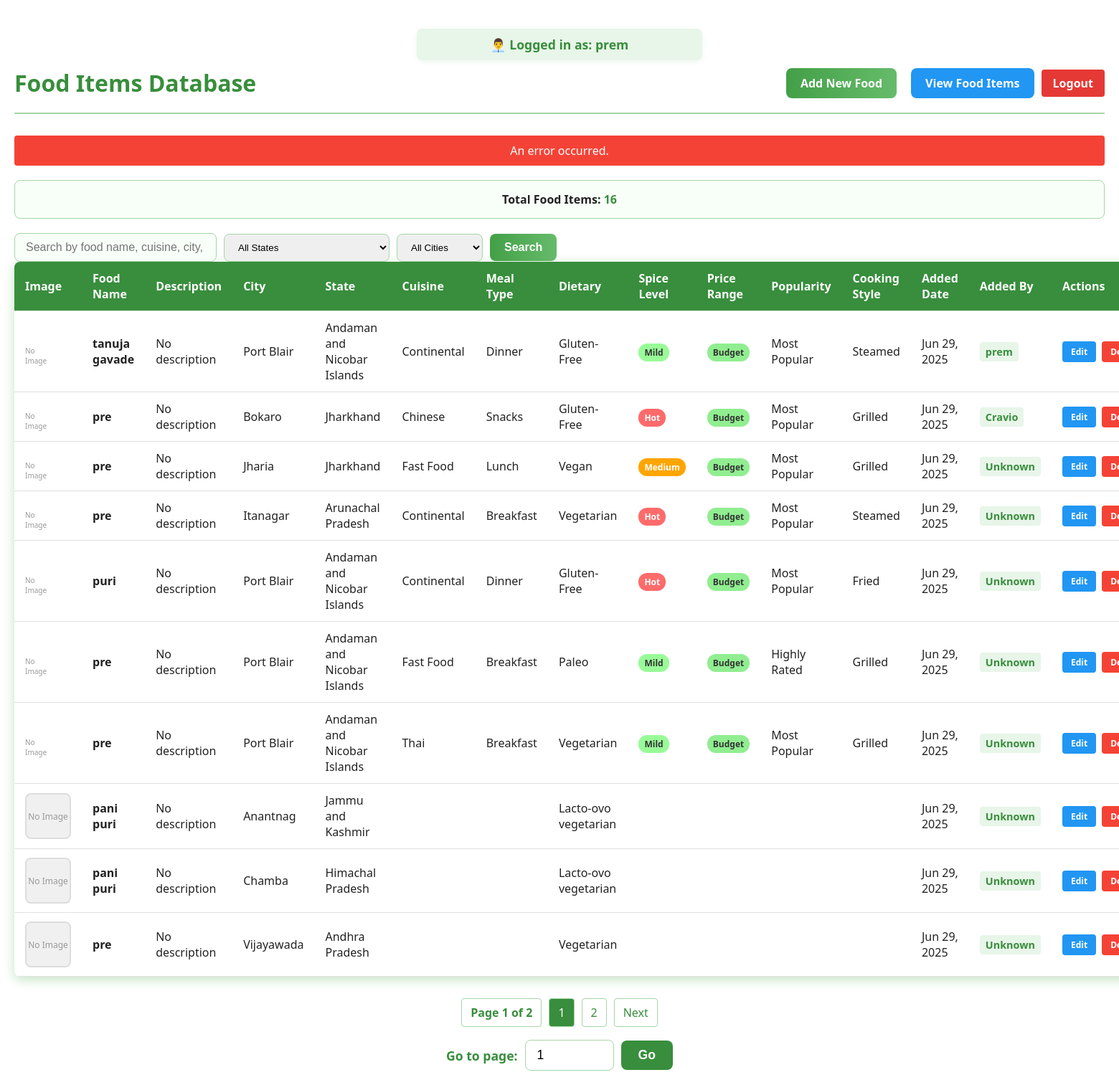
The app's page /view_food.php?error=invalid_request (signed in) with its own data.
### tables this page shows
CREATE TABLE `food_items` (
  `id` int(11) NOT NULL,
  `food_name` varchar(255) NOT NULL,
  `type` varchar(50) NOT NULL,
  `price` varchar(50) NOT NULL,
  `image_url` varchar(255) NOT NULL,
  `city` varchar(100) NOT NULL,
  `state` varchar(100) NOT NULL,
  `description` text DEFAULT NULL,
  `dietary_preference` varchar(100) DEFAULT NULL,
  `cuisine_type` varchar(100) NOT NULL,
  `meal_type` varchar(100) NOT NULL,
  `spice_level` varchar(50) NOT NULL,
  `price_range` varchar(50) NOT NULL,
  `popularity` varchar(100) NOT NULL,
  `cooking_style` varchar(100) NOT NULL,
  `image_path` varchar(500) DEFAULT NULL,
  `created_at` timestamp NOT NULL DEFAULT current_timestamp(),
  `added_by` varchar(100) DEFAULT 'Unknown'
);

### view_food.php (the view, shortened to what this page needs)
<?php
function getImageUrl($image_path) {
    if (empty($image_path)) {
        return '';
    }
    if (strpos($image_path, 'uploads/') === 0) {
        return $image_path;
    }
    return $image_path;
}
$conn = new mysqli('sql109.infinityfree.com', 'if0_39329540', 'Prem28831924', 'if0_39329540_login_db12');
$search = isset($_GET['search']) ? $conn->real_escape_string($_GET['search']) : '';
$filter_state = isset($_GET['state']) ? $conn->real_escape_string($_GET['state']) : '';
$filter_city = isset($_GET['city']) ? $conn->real_escape_string($_GET['city']) : '';
$where_clause = '';
$count_sql = "SELECT COUNT(*) as total FROM food_items $where_clause";
$count_result = $conn->query($count_sql);
$total_records = $count_result->fetch_assoc()['total'];
$records_per_page = 10;
$page = isset($_GET['page']) ? (int)$_GET['page'] : 1;
$offset = ($page - 1) * $records_per_page;
$sql = "SELECT *, COALESCE(added_by, 'Unknown') as added_by FROM food_items $where_clause ORDER BY created_at DESC LIMIT $offset, $records_per_page";
$result = $conn->query($sql);
$total_pages = ceil($total_records / $records_per_page);
?>
<!DOCTYPE html>
<html lang="en">
<head>
</head>
<body>
<?php if (isset($_SESSION['username'])): ?>
    <div class="user-info-box">
        👨‍💼 Logged in as: <?php echo htmlspecialchars($_SESSION['username']); ?>
    </div>
<?php endif; ?>
    <div class="header">
        <h1>Food Items Database</h1>
        <div style="display: flex; align-items: center; gap: 10px;">
            <a href="p2.php" class="add-btn">Add New Food</a>
            <a href="view_food.php" class="add-btn" style="background: #2196f3;">View Food Items</a>
            <a href="p2.php?logout=1" class="logout-btn">Logout</a>
        </div>
    </div>
    <?php if (isset($_GET['error'])): ?>
        <div class="error-message">
            <?php
            switch($_GET['error']) {
                default:
                    echo 'An error occurred.';
            }
            ?>
        </div>
    <?php endif; ?>
    <div class="stats">
        <strong>Total Food Items: <span><?php echo $total_records; ?></span></strong>
    </div>
    <div class="search-box">
        <form method="GET" style="display: flex; gap: 10px; align-items: center;">
            <input type="text" name="search" placeholder="Search by food name, cuisine, city, or added by..."
                   value="<?php echo htmlspecialchars($search); ?>">
            <select name="state" style="padding: 10px 15px; border: 1.5px solid #a5d6a7; border-radius: 8px;">
                <option value="">All States</option>
            </select>
            <select name="city" style="padding: 10px 15px; border: 1.5px solid #a5d6a7; border-radius: 8px;">
                <option value="">All Cities</option>
            </select>
            <button type="submit">Search</button>
        </form>
    </div>
    <?php if ($result->num_rows > 0): ?>
        <table>
            <thead>
                <tr>
                    <th>Image</th>
                    <th>Food Name</th>
                    <th>Description</th>
                    <th>City</th>
                    <th>State</th>
                    <th>Cuisine</th>
                    <th>Meal Type</th>
                    <th>Dietary</th>
                    <th>Spice Level</th>
                    <th>Price Range</th>
                    <th>Popularity</th>
                    <th>Cooking Style</th>
                    <th>Added Date</th>
                    <th>Added By</th>
                    <th>Actions</th>
                </tr>
            </thead>
            <tbody>
                <?php while($row = $result->fetch_assoc()): ?>
                    <tr>
                        <td>
                            <?php
                            $image_url = getImageUrl($row['image_path']);
                            if (!empty($image_url)): ?>
                                <div class="image-container">
                                    <div class="image-error" style="display:none;">No Image</div>
                                </div>
                            <?php else: ?>
                                <div class="no-image">No Image</div>
                            <?php endif; ?>
                        </td>
                        <td><strong><?php echo htmlspecialchars($row['food_name']); ?></strong></td>
                        <td>
                            <?php
                            $desc = $row['description'];
                            if (!empty($desc)) {
                                $short = htmlspecialchars(substr($desc, 0, 50));
                                $full = htmlspecialchars($desc);
                                if (strlen($desc) > 50) {
                                    echo '<span class="tooltip">' . $short . '...<span class="tooltiptext">' . $full . '</span></span>';
                                } else {
                                    echo $short;
                                }
                            } else {
                                echo 'No description';
                            }
                            ?>
                        </td>
                        <td><?php echo htmlspecialchars($row['city']); ?></td>
                        <td><?php echo htmlspecialchars($row['state']); ?></td>
                        <td><?php echo htmlspecialchars($row['cuisine_type']); ?></td>
                        <td><?php echo htmlspecialchars($row['meal_type']); ?></td>
                        <td><?php echo htmlspecialchars($row['dietary_preference']); ?></td>
                        <td>
                            <span class="badge badge-<?php echo strtolower($row['spice_level']); ?>">
                                <?php echo htmlspecialchars($row['spice_level']); ?>
                            </span>
                        </td>
                        <td>
                            <span class="badge badge-<?php echo strtolower($row['price_range']); ?>">
                                <?php echo htmlspecialchars($row['price_range']); ?>
                            </span>
                        </td>
                        <td><?php echo htmlspecialchars($row['popularity']); ?></td>
                        <td><?php echo htmlspecialchars($row['cooking_style']); ?></td>
                        <td><?php echo date('M d, Y', strtotime($row['created_at'])); ?></td>
                        <td>
                            <span class="added-by">
                                <?php
                                $added_by = trim($row['added_by']);
                                echo !empty($added_by) ? htmlspecialchars($added_by) : 'Unknown';
                                ?>
                            </span>
                        </td>
                        <td>
                            <div class="action-buttons">
                                <a href="p2.php?edit=<?php echo $row['id']; ?>&page=<?php echo $page; ?>" class="edit-btn">Edit</a>
                                <a href="delete_food.php?id=<?php echo $row['id']; ?>" class="delete-btn" onclick="return confirm('Are you sure you want to delete this food item?');">Delete</a>
                            </div>
                        </td>
                    </tr>
                <?php endwhile; ?>
            </tbody>
        </table>
        <?php if ($total_pages > 1): ?>
            <div class="pagination">
                <span class="page-info">Page <?php echo $page; ?> of <?php echo $total_pages; ?></span>
                <?php
                $max_links = 5;
                $start = max(1, $page - floor($max_links / 2));
                $end = min($total_pages, $start + $max_links - 1);
                if ($end - $start < $max_links - 1) {
                    $start = max(1, $end - $max_links + 1);
                }
                ?>
                <?php for ($i = $start; $i <= $end; $i++): ?>
                    <?php if ($i == $page): ?>
                        <span class="current"><?php echo $i; ?></span>
                    <?php else: ?>
                        <a href="?page=<?php echo $i; ?><?php echo !empty($search) ? '&search=' . urlencode($search) : ''; ?><?php echo !empty($filter_state) ? '&state=' . urlencode($filter_state) : ''; ?><?php echo !empty($filter_city) ? '&city=' . urlencode($filter_city) : ''; ?>"><?php echo $i; ?></a>
                    <?php endif; ?>
                <?php endfor; ?>
                <?php if ($page < $total_pages): ?>
                    <a href="?page=<?php echo $page+1; ?><?php echo !empty($search) ? '&search=' . urlencode($search) : ''; ?><?php echo !empty($filter_state) ? '&state=' . urlencode($filter_state) : ''; ?><?php echo !empty($filter_city) ? '&city=' . urlencode($filter_city) : ''; ?>">Next</a>
                <?php endif; ?>
            </div>
            <div style="display: flex; justify-content: center; margin-top: 18px;">
                <form method="get" style="display: flex; align-items: center; gap: 10px;">
                    <label for="goto-page" style="font-weight:bold; color:#388e3c; font-size:1.1em;">Go to page:</label>
                    <input id="goto-page" type="number" name="page" min="1" max="<?php echo $total_pages; ?>" value="<?php echo $page; ?>" style="width:90px; padding:10px 16px; border-radius:8px; border:1.5px solid #a5d6a7; font-size:1.1em;">
                    <button type="submit" style="padding:10px 24px; border-radius:8px; border:none; background:#388e3c; color:#fff; font-size:1.1em; font-weight:bold; cursor:pointer;">Go</button>
                </form>
            </div>
        <?php endif; ?>
    <?php endif; ?>
</body>
</html>

### view_food.php (style rules this page uses)
body { font-family: 'Segoe UI', Arial, sans-serif; background: #fff; color: #222; margin: 0; padding: 20px; }
.user-info-box { display: flex; justify-content: center; align-items: center; margin: 20px auto 10px auto; padding: 10px 24px; background: #e8f5e9; color: #388e3c; font-weight: bold; font-size: 1.1em; border-radius: 8px; box-shadow: 0 2px 8px #a5d6a733; max-width: 350px; }
.header { display: flex; justify-content: space-between; align-items: center; margin-bottom: 30px; padding-bottom: 20px; border-bottom: 2px solid #a5d6a7; }
.header h1 { color: #388e3c; margin: 0; }
.search-box { display: flex; gap: 10px; align-items: center; }
.search-box input[type="text"] { padding: 10px 15px; border: 1.5px solid #a5d6a7; border-radius: 8px; background: #f8fff8; color: #222; font-size: 1em; min-width: 250px; }
.search-box button { background: linear-gradient(90deg, #43a047 0%, #66bb6a 100%); color: #fff; padding: 10px 20px; border: none; border-radius: 8px; cursor: pointer; font-weight: bold; font-size: 1em; }
.logout-btn { background: #e53935; color: #fff; padding: 8px 16px; border: none; border-radius: 4px; cursor: pointer; font-weight: bold; text-decoration: none; }
.add-btn { background: linear-gradient(90deg, #43a047 0%, #66bb6a 100%); color: #fff; padding: 10px 20px; border: none; border-radius: 8px; cursor: pointer; font-weight: bold; text-decoration: none; margin-left: 10px; }
.stats { background: #f8fff8; border: 1px solid #a5d6a7; border-radius: 8px; padding: 15px; margin-bottom: 20px; text-align: center; }
.stats span { color: #388e3c; font-weight: bold; }
table { width: 100%; border-collapse: collapse; background: #fff; border-radius: 8px; overflow: hidden; box-shadow: 0 4px 16px #a5d6a7aa; }
th, td { padding: 12px 15px; text-align: left; border-bottom: 1px solid #e0e0e0; }
th { background: #388e3c; color: #fff; font-weight: bold; }
.no-image { width: 60px; height: 60px; background: #f0f0f0; border-radius: 8px; display: flex; align-items: center; justify-content: center; color: #999; font-size: 12px; border: 2px solid #ddd; }
.pagination { display: flex; justify-content: center; gap: 10px; margin-top: 30px; }
.pagination a, .pagination span { padding: 8px 12px; border: 1px solid #a5d6a7; border-radius: 4px; text-decoration: none; color: #388e3c; }
.pagination .current { background: #388e3c; color: #fff; }
.badge { padding: 4px 8px; border-radius: 12px; font-size: 12px; font-weight: bold; }
.badge-budget { background: #90ee90; color: #333; }
.badge-hot { background: #ff6b6b; color: #fff; }
.badge-medium { background: #ffa500; color: #fff; }
.badge-mild { background: #98fb98; color: #333; }
.action-buttons { display: flex; gap: 8px; align-items: center; }
.edit-btn { background: #2196f3; color: #fff; padding: 6px 12px; border: none; border-radius: 4px; cursor: pointer; font-size: 12px; font-weight: bold; text-decoration: none; display: inline-block; }
.delete-btn { background: #f44336; color: #fff; padding: 6px 12px; border: none; border-radius: 4px; cursor: pointer; font-size: 12px; font-weight: bold; text-decoration: none; display: inline-block; }
.error-message { background: #f44336; color: #fff; padding: 10px 15px; border-radius: 4px; margin-bottom: 20px; text-align: center; }
.added-by { color: #388e3c; font-weight: 600; font-size: 0.9em; padding: 4px 8px; background: #e8f5e9; border-radius: 4px; display: inline-block; }
.image-container { position: relative; display: inline-block; }
.image-error { position: absolute; top: 50%; left: 50%; transform: translate(-50%, -50%); color: #999; font-size: 10px; text-align: center; width: 100%; }
.pagination { display: flex; justify-content: center; gap: 10px; margin-top: 30px; flex-wrap: wrap; }
.pagination .page-info { padding: 8px 12px; color: #388e3c; font-weight: bold; }

### records on screen
food_items: food_name "tanuja gavade", city "Port Blair", state "Andaman and Nicobar Islands", cuisine_type "Continental", meal_type "Dinner", dietary_preference "Gluten-Free", spice_level "Mild", price_range "Budget", popularity "Most Popular", cooking_style "Steamed", created_at "Jun 29, 2025", added_by "prem"
food_items: food_name "pre", city "Bokaro", state "Jharkhand", cuisine_type "Chinese", meal_type "Snacks", dietary_preference "Gluten-Free", spice_level "Hot", price_range "Budget", popularity "Most Popular", cooking_style "Grilled", created_at "Jun 29, 2025", added_by "Cravio"
food_items: food_name "pre", city "Jharia", state "Jharkhand", cuisine_type "Fast Food", meal_type "Lunch", dietary_preference "Vegan", spice_level "Medium", price_range "Budget", popularity "Most Popular", cooking_style "Grilled", created_at "Jun 29, 2025", added_by "Unknown"
food_items: food_name "pre", city "Itanagar", state "Arunachal Pradesh", cuisine_type "Continental", meal_type "Breakfast", dietary_preference "Vegetarian", spice_level "Hot", price_range "Budget", popularity "Most Popular", cooking_style "Steamed", created_at "Jun 29, 2025", added_by "Unknown"
food_items: food_name "puri", city "Port Blair", state "Andaman and Nicobar Islands", cuisine_type "Continental", meal_type "Dinner", dietary_preference "Gluten-Free", spice_level "Hot", price_range "Budget", popularity "Most Popular", cooking_style "Fried", created_at "Jun 29, 2025", added_by "Unknown"
food_items: food_name "pre", city "Port Blair", state "Andaman and Nicobar Islands", cuisine_type "Fast Food", meal_type "Breakfast", dietary_preference "Paleo", spice_level "Mild", price_range "Budget", popularity "Highly Rated", cooking_style "Grilled", created_at "Jun 29, 2025", added_by "Unknown"
food_items: food_name "pre", city "Port Blair", state "Andaman and Nicobar Islands", cuisine_type "Thai", meal_type "Breakfast", dietary_preference "Vegetarian", spice_level "Mild", price_range "Budget", popularity "Most Popular", cooking_style "Grilled", created_at "Jun 29, 2025", added_by "Unknown"
food_items: shows "No Image", food_name "pani puri", city "Anantnag", state "Jammu and Kashmir", dietary_preference "Lacto-ovo vegetarian", created_at "Jun 29, 2025", added_by "Unknown"
food_items: shows "No Image", food_name "pani puri", city "Chamba", state "Himachal Pradesh", dietary_preference "Lacto-ovo vegetarian", created_at "Jun 29, 2025", added_by "Unknown"
food_items: shows "No Image", food_name "pre", city "Vijayawada", state "Andhra Pradesh", dietary_preference "Vegetarian", created_at "Jun 29, 2025", added_by "Unknown"

### other values on screen
$_SESSION['username'] "prem"
$total_records "16"
$page "1"
$total_pages "2"
